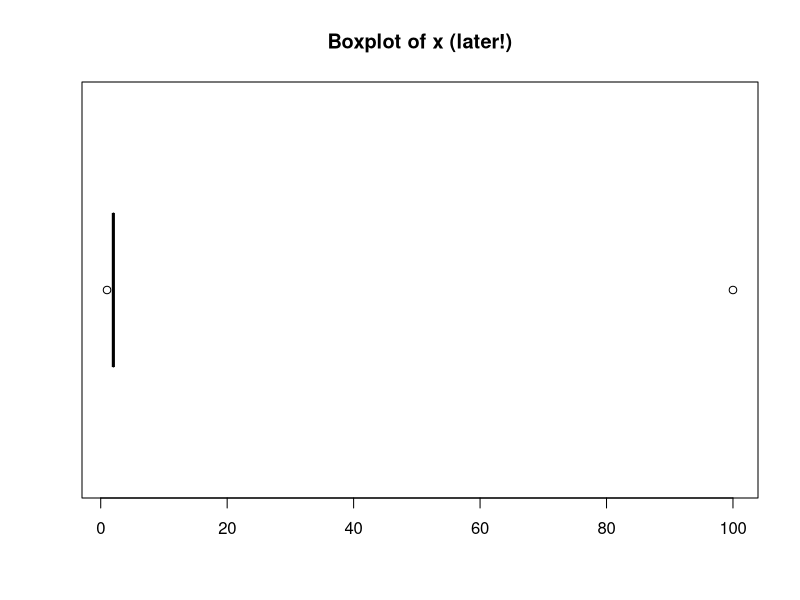
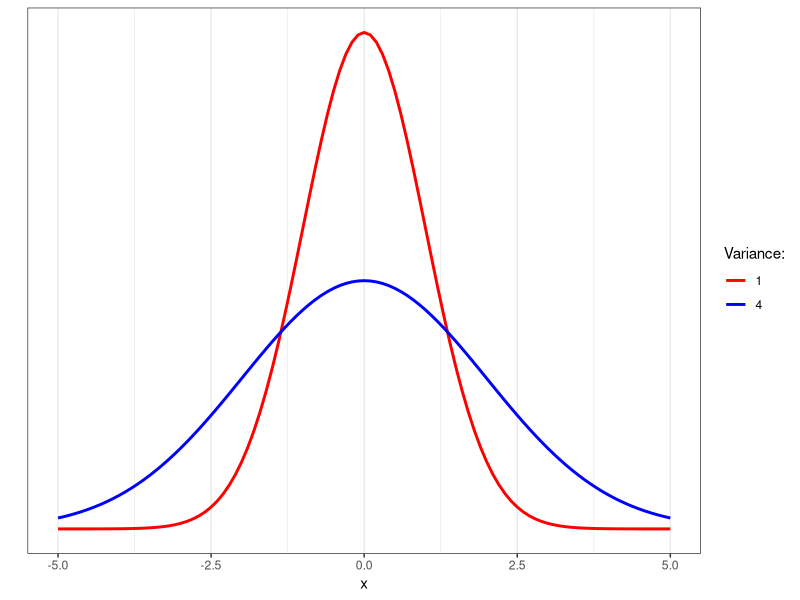
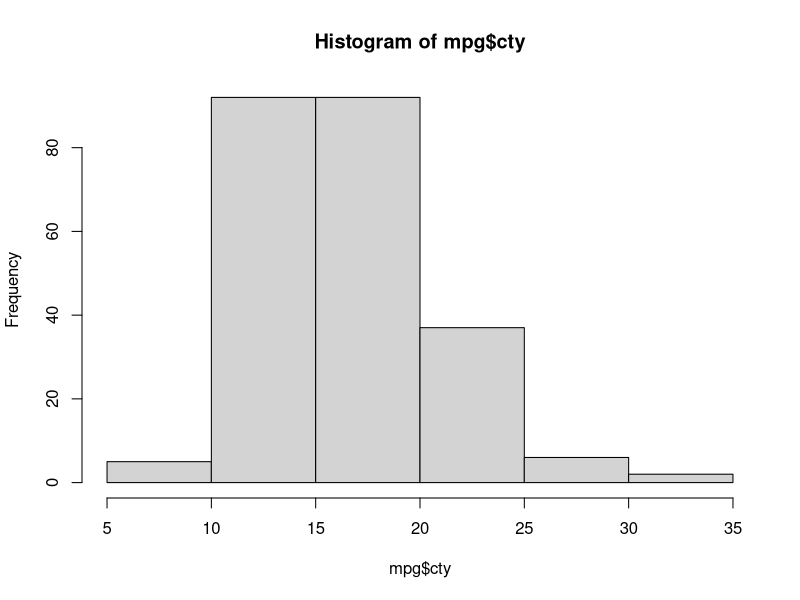
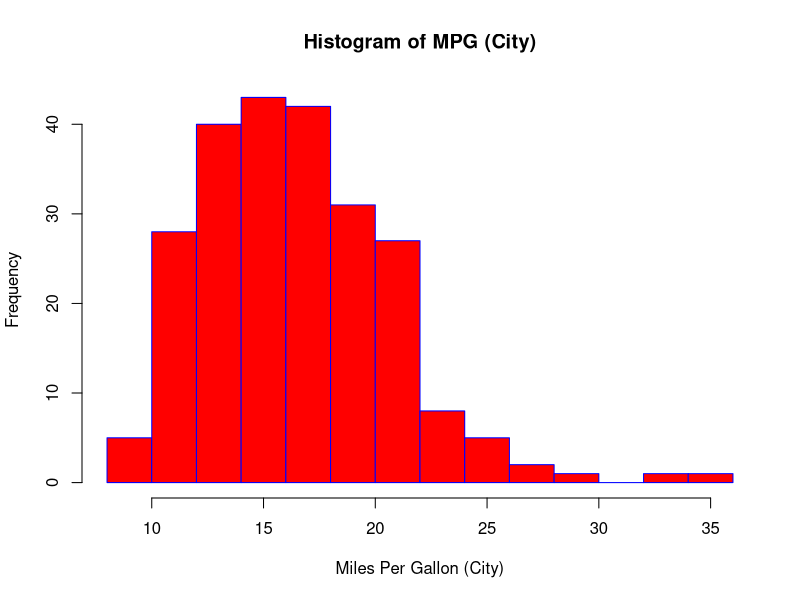
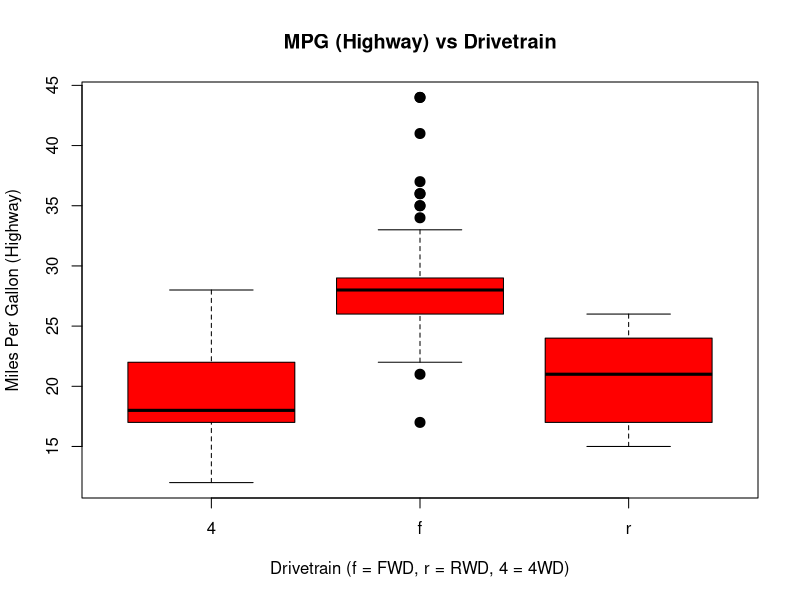
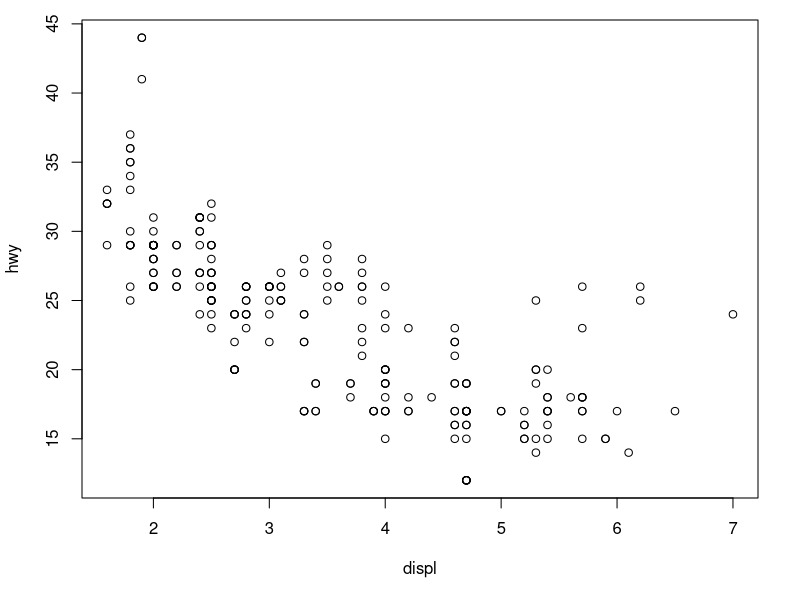
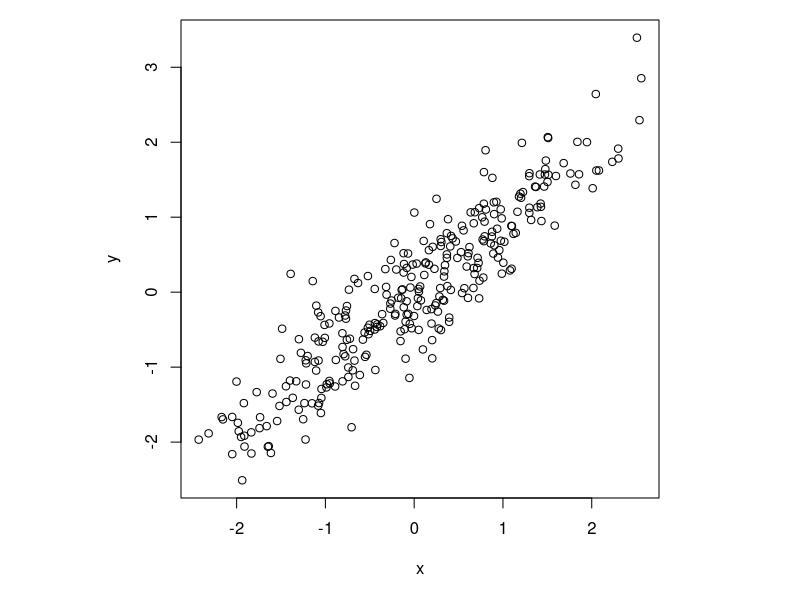

These figures' R source, in order:
## ---- chunk 1
options(htmltools.dir.version = FALSE)
knitr::opts_chunk$set(
  message = FALSE,
  warning = FALSE,
  dev = "svg",
  cache = TRUE,
  fig.align = "center"
  #fig.width = 11,
  #fig.height = 5
)

# define vars
om = par("mar")
lowtop = c(om[1],om[2],1,om[4])

## ---- chunk 2
    data("mpg",package="ggplot2")
## ---- chunk 3
    head(mpg)
## ---- chunk 4
    dim(mpg)
## ---- chunk 5
str(mpg)
## ---- chunk 6
x <- c(1,2,2,2,2,100)
mean(x)
mean(x) == sum(x) / length(x)
## ---- chunk 7
# om = par("mar")
# par(mar = c(3,1,1,1))
boxplot(x,horizontal = TRUE,main = "Boxplot of x (later!)")
# par(mar = om)
## ---- chunk 8
median(x)
## ---- chunk 9
library(ggplot2)
ggplot(data = data.frame(x = c(-5, 5)), aes(x)) +
  stat_function(fun = dnorm, n = 101, args = list(mean = 0, sd = 1), aes(color = "1"), size = 1) + ylab("") + scale_y_continuous(breaks = NULL) + theme_bw() +
  stat_function(fun = dnorm, n = 101, args = list(mean = 0, sd = 2), aes(color = "4"), size = 1) + scale_color_manual("Variance:", values = c("red","blue"))
## ---- chunk 10
    table(x)
    table(mpg$trans)
## ---- chunk 11
    table(mpg$trans,mpg$drv)
## ---- chunk 12
hist(mpg$cty)
## ---- chunk 13
hist(mpg$cty, 
     xlab   = "Miles Per Gallon (City)", 
     main   = "Histogram of MPG (City)", 
     breaks = 12, col = "red",
     border = "blue")
## ---- chunk 14
# par(mar = lowtop)
boxplot(hwy ~ drv, data = mpg, xlab   = "Drivetrain (f = FWD, r = RWD, 4 = 4WD)", ylab   = "Miles Per Gallon (Highway)", main   = "MPG (Highway) vs Drivetrain", pch = 20,cex = 2,col ="red",border = "black")
# par(mar = om)
## ---- chunk 15
    head(mpg[,c("hwy","displ")])
## ---- chunk 16

par(mar = lowtop)
plot(hwy ~ displ, data = mpg)
par(mar = om)
## ---- chunk 17
library(mvtnorm)
set.seed(10)
cor = 0.9
sig = matrix(c(1,cor,cor,1),c(2,2))
ndat = data.frame(rmvnorm(n=300,sigma = sig))
x = ndat$X1
y = ndat$X2
par(pty="s")
par(mar = lowtop)
plot(x ~ y, xlab="x",ylab="y")
par(mar = om)

